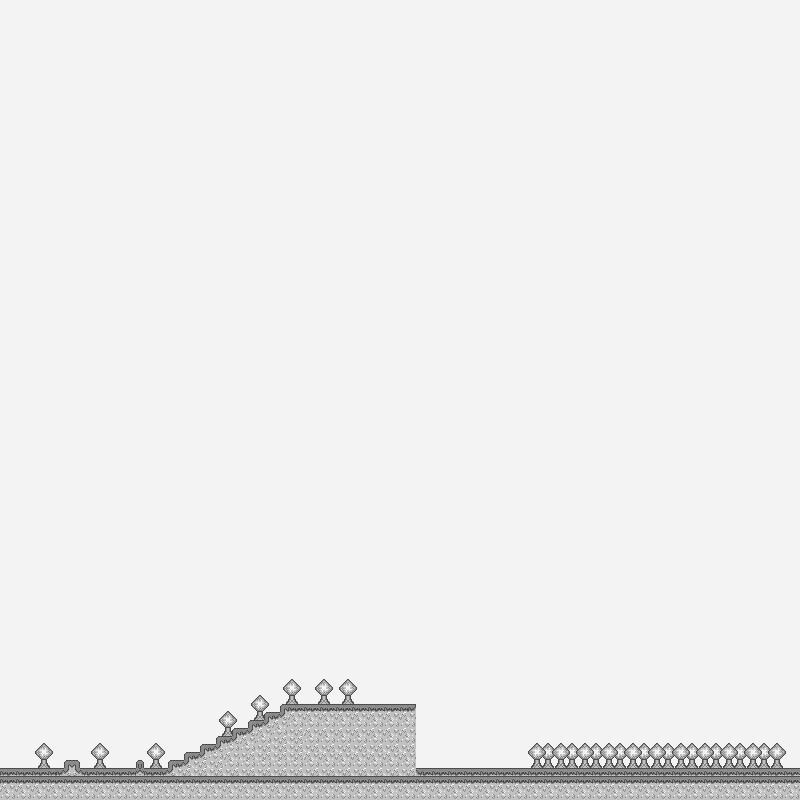

This is a level from a 2D game, rendered from its Tiled map with the project's own tilesets. A one-line summary and the map file follow, with tile-layer data summarised:
An orthogonal 100x100 tile map with 8x8 px tiles, 2 tile layers (Collision, Foreground).

<map version="1.0" orientation="orthogonal" width="100" height="100" tilewidth="8" tileheight="8">
 <tileset firstgid="1" name="gbjam3-game-tile-atlas-1" tilewidth="8" tileheight="8">
  <image source="gbjam3-game-tile-atlas-1.png" width="256" height="256" />
 </tileset>
 <layer name="Collision" width="100" height="100">
  <data>[10000 cells, 10000 non-empty, 64 distinct tile ids]</data>
 </layer>
 <layer name="Foreground" width="100" height="100">
  <data>[10000 cells, 300 non-empty, 6 distinct tile ids]</data>
 </layer>
</map>
